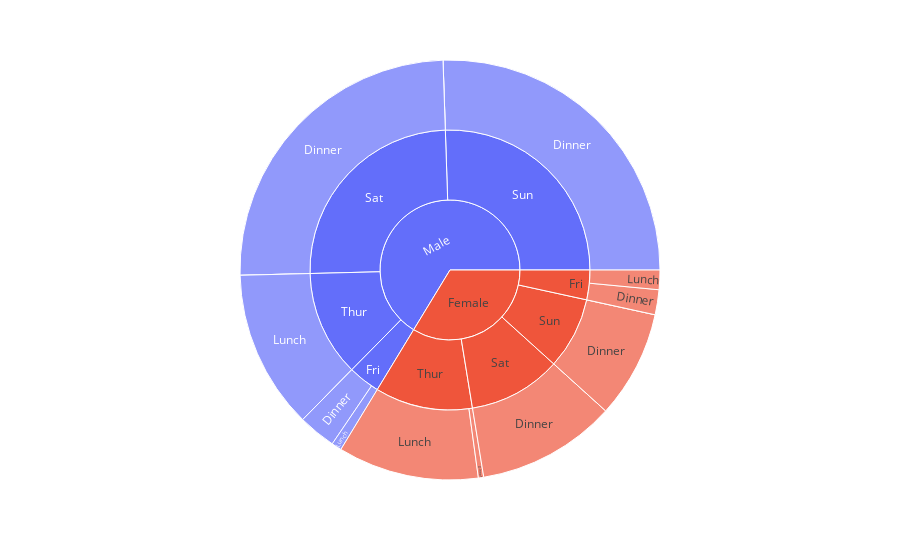

Notebook code for this chart:
### Code cell
#Exersie 3
import seaborn as sns
import plotly.express as px

tips = sns.load_dataset("tips")

fig = px.sunburst(tips, path=['sex', 'day', 'time'], values='tip')
fig.show()

### Figure 1 — Plotly figure (JSON) as saved in the notebook; plotly's stock layout.template omitted (floating-point values rounded to 4 significant figures)
{"data": [{"branchvalues": "total", "domain": {"x": [0, 1], "y": [0, 1]}, "hovertemplate": "labels=%{label}<br>tip=%{value}<br>parent=%{parent}<br>id=%{id}<extra></extra>", "ids": ["Male/Thur/Lunch", "Female/Thur/Lunch", "Male/Fri/Lunch", "Female/Fri/Lunch", "Male/Sat/Lunch", "Female/Sat/Lunch", "Male/Sun/Lunch", "Female/Sun/Lunch", "Male/Thur/Dinner", "Female/Thur/Dinner", "Male/Fri/Dinner", "Female/Fri/Dinner", "Male/Sat/Dinner", "Female/Sat/Dinner", "Male/Sun/Dinner", "Female/Sun/Dinner", "Male/Thur", "Female/Thur", "Male/Fri", "Female/Fri", "Male/Sat", "Female/Sat", "Male/Sun", "Female/Sun", "Male", "Female"], "labels": ["Lunch", "Lunch", "Lunch", "Lunch", "Lunch", "Lunch", "Lunch", "Lunch", "Dinner", "Dinner", "Dinner", "Dinner", "Dinner", "Dinner", "Dinner", "Dinner", "Thur", "Thur", "Fri", "Fri", "Sat", "Sat", "Sun", "Sun", "Male", "Female"], "name": "", "parents": ["Male/Thur", "Female/Thur", "Male/Fri", "Female/Fri", "Male/Sat", "Female/Sat", "Male/Sun", "Female/Sun", "Male/Thur", "Female/Thur", "Male/Fri", "Female/Fri", "Male/Sat", "Female/Sat", "Male/Sun", "Female/Sun", "Male", "Female", "Male", "Female", "Male", "Female", "Male", "Female", "", ""], "type": "sunburst", "values": [89.41, 79.42, 5.7, 10.98, 0, 0, 0, 0, 0, 3, 21.23, 14.05, 181.9, 78.45, 186.8, 60.61, 89.41, 82.42, 26.93, 25.03, 181.9, 78.45, 186.8, 60.61, 485.1, 246.5]}], "layout": {"legend": {"tracegroupgap": 0}, "margin": {"t": 60}}}
